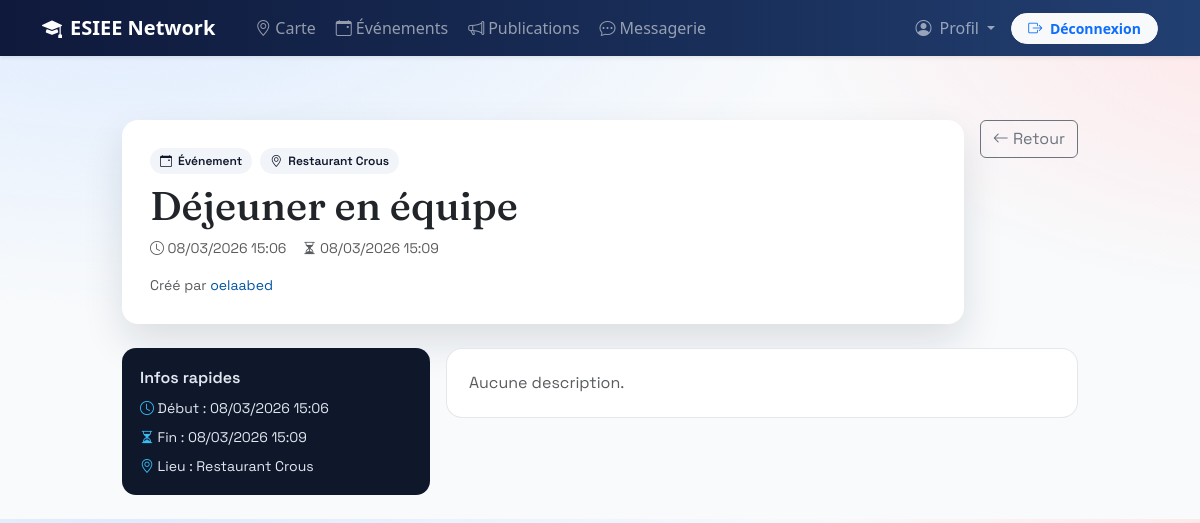
The app's page /events/11/ (signed in) with its own data.
### events/models.py (models this page shows, shortened)
class Event(models.Model):
    title = models.CharField(max_length=200)
    description = models.TextField(blank=True)
    location = models.ForeignKey(
        Location,
        on_delete=models.PROTECT,
        related_name="events",
        verbose_name="Lieu",
    )
    start_at = models.DateTimeField()
    end_at = models.DateTimeField(null=True, blank=True)
    created_by = models.ForeignKey(
        settings.AUTH_USER_MODEL,
        on_delete=models.CASCADE,
        related_name="events_created",
    )
    created_at = models.DateTimeField(auto_now_add=True)
    updated_at = models.DateTimeField(auto_now=True)
    class Meta:
        ordering = ["start_at", "title"]

class Location(models.Model):
    name = models.CharField(max_length=80, unique=True)
    slug = models.SlugField(max_length=80, unique=True)
    x_percent = models.DecimalField(
        max_digits=5,
        decimal_places=2,
        validators=[MinValueValidator(0), MaxValueValidator(100)],
    )
    y_percent = models.DecimalField(
        max_digits=5,
        decimal_places=2,
        validators=[MinValueValidator(0), MaxValueValidator(100)],
    )
    class Meta:
        ordering = ["name"]

### users/models.py (models this page shows, shortened)
class User(AbstractUser):
    email = models.EmailField(unique=True)
    profile_image = models.ImageField(
        upload_to="profiles/",
        blank=True,
        null=True,
        verbose_name="Photo de profil",
    )

### events/views.py (the view)
# urls.py: path("<int:pk>/", views.event_detail, name="detail"),
@login_required
def event_detail(request, pk):
    event = get_object_or_404(
        Event.objects.select_related("location", "created_by"),
        pk=pk,
    )
    return render(request, "events/event_detail.html", {"event": event})

### templates/events/event_detail.html (shortened to what this page needs)
{% extends "base.html" %}
{% block content %}
<link href="https://cdn.jsdelivr.net/npm/bootstrap-icons@1.11.3/font/bootstrap-icons.css" rel="stylesheet">
<div class="container py-4 ev-detail" style="max-width: 980px;">
  <div class="d-flex flex-wrap justify-content-between align-items-start gap-3 mb-4">
    <div class="ev-header flex-grow-1">
      <div class="d-flex flex-wrap align-items-center gap-2 mb-2">
        <span class="ev-chip"><i class="bi bi-calendar-event"></i> &Eacute;v&eacute;nement</span>
        {% if event.location %}
          <span class="ev-chip"><i class="bi bi-geo-alt"></i> {{ event.location.name }}</span>
        {% endif %}
      </div>
      <h1 class="ev-title mb-2">{{ event.title }}</h1>
      <div class="d-flex flex-wrap gap-3 text-muted small">
        <span><i class="bi bi-clock"></i> {{ event.start_at|date:"d/m/Y H:i" }}</span>
        {% if event.end_at %}
          <span><i class="bi bi-hourglass-split"></i> {{ event.end_at|date:"d/m/Y H:i" }}</span>
        {% endif %}
      </div>
      <div class="d-flex align-items-center gap-2 mt-3">
        <span class="text-muted small">
          Cr&eacute;&eacute; par
          <a href="{% url 'users:user_profile' event.created_by.username %}" class="text-decoration-none">
            {{ event.created_by.username }}
          </a>
        </span>
      </div>
    </div>
    <div class="d-flex flex-column gap-2">
      <a class="btn btn-outline-secondary" href="{% url 'events:list' %}">
        <i class="bi bi-arrow-left"></i> Retour
      </a>
    </div>
  </div>
  <div class="row g-3">
    <div class="col-lg-4">
      <div class="ev-info">
        <div class="mb-2 fw-semibold">Infos rapides</div>
        <div class="d-flex flex-column gap-2 small">
          <span><i class="bi bi-clock"></i> D&eacute;but : {{ event.start_at|date:"d/m/Y H:i" }}</span>
          {% if event.end_at %}
            <span><i class="bi bi-hourglass-split"></i> Fin : {{ event.end_at|date:"d/m/Y H:i" }}</span>
          {% endif %}
          {% if event.location %}
            <span><i class="bi bi-geo-alt"></i> Lieu : {{ event.location.name }}</span>
          {% endif %}
        </div>
      </div>
    </div>
    <div class="col-lg-8">
      {% if event.description %}
        <div class="ev-description">
          <h5 class="mb-2">Description</h5>
          <p class="mb-0">{{ event.description|linebreaksbr }}</p>
        </div>
      {% else %}
        <div class="ev-description text-muted">Aucune description.</div>
      {% endif %}
    </div>
  </div>
</div>
{% endblock %}

### static/style.css (style rules this page uses)
:root { --esiee-blue:#0055A4; --esiee-blue-dark:#003d7a; --esiee-light:#f8f9fb; --esiee-gray:#6c757d; }
body { background:var(--esiee-light); }
a { color:var(--esiee-blue); }

### templates/base.html (style rules this page uses)
body { padding-top: 72px; }

### templates/events/event_detail.html (style rules this page uses)
:root { --ev-ink: #0f172a; --ev-primary: #2563eb; --ev-warm: #f97316; }
body { background: radial-gradient(1200px 600px at 10% -10%, #dbeafe 0%, transparent 60%), radial-gradient(900px 500px at 110% 0%, #ffe4e6 0%, transparent 60%), #f8fafc; }
.ev-detail { font-family: "Space Grotesk", system-ui, -apple-system, "Segoe UI", sans-serif; }
.ev-header { background: #ffffff; border-radius: 16px; padding: 28px; box-shadow: 0 18px 40px rgba(15, 23, 42, 0.12); }
.ev-title { font-family: "Fraunces", serif; }
.ev-chip { display: inline-flex; align-items: center; gap: 6px; background: #f1f5f9; color: #0f172a; padding: 4px 10px; border-radius: 999px; font-size: 12px; font-weight: 600; }
.ev-info { background: #0f172a; color: #e2e8f0; border-radius: 14px; padding: 18px; }
.ev-info i { color: #38bdf8; }
.ev-description { background: #ffffff; border-radius: 16px; padding: 22px; border: 1px solid rgba(148, 163, 184, 0.25); }

### records on screen
Event: location.name "Restaurant Crous", title "Déjeuner en équipe", start_at "08/03/2026 15:06", end_at "08/03/2026 15:09", created_by.username "oelaabed"
